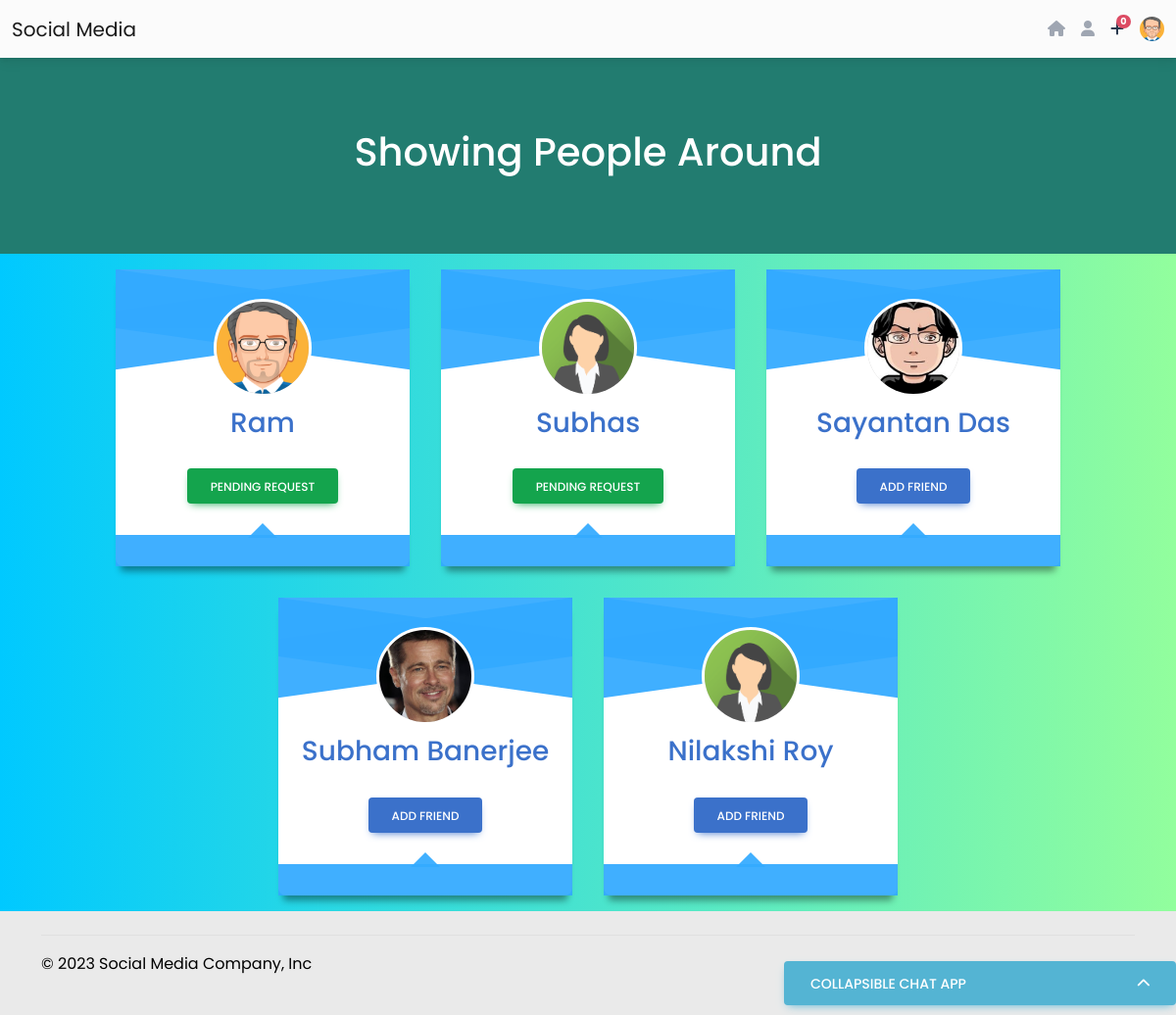
The app's page /people.php (signed in) with its own data.
### tables this page shows
CREATE TABLE `tb_registration` (
  `id` int(10) NOT NULL,
  `name` varchar(255) NOT NULL,
  `email` varchar(255) NOT NULL,
  `password` varchar(255) NOT NULL,
  `phone` varchar(255) NOT NULL,
  `address` varchar(255) NOT NULL,
  `gender` varchar(255) NOT NULL,
  `profile_image` text NOT NULL
);

### includes/db.php (called while the page is built, shortened)
<?php
function connect_database() {
  $servername = "localhost";
  $username = "root";
  $password = "";
  $database = "social_media_db";
  $conn = mysqli_connect($servername, $username, $password, $database);
  if (!$conn) {
    die("Connection failed: " . mysqli_connect_error());
  } else {
    return $conn;
  }
}

### includes/functions.php (called while the page is built, shortened)
<?php
function retrive_all_data()
{
    $query = "Select * from tb_registration";
    $result = connect_database()->query($query);
    $row = $result->fetch_all();
    return $row;
}
function retrive_all_request($reciever_id)
{
    $query = "Select * from tb_request where requested_to = '$reciever_id' and status='requested'";
    $result = connect_database()->query($query);
    $row = $result->fetch_all();
    return $row;
}
function check_if_already_added($people_id) {
    $current_user_id = $_COOKIE['login_auth'];
    $check_query = "SELECT * FROM tb_request WHERE requested_to='$people_id' AND added_by='$current_user_id'";
    if ($result = connect_database()->query($check_query)) {
        if ($result->num_rows > 0) {
            return true;
        } else {
            return false;
        }
    } else {
        return false;
    }
}
function all_added_users($user_id) {
    $already_added_user[] = $_COOKIE['login_auth'];
    $check_query = "SELECT requested_to FROM tb_request WHERE added_by='$user_id' AND status='accepted'";
    if ($result = connect_database()->query($check_query)) {
        $row_user = $result->fetch_all();
        if (count($row_user) > 0) {
            foreach ($row_user as $key => $value) {
              $already_added_user[] = $value[0];
            }
        }
        $check_query_2 = "SELECT added_by FROM tb_request WHERE requested_to='$user_id' AND status='accepted'";
        if ($result = connect_database()->query($check_query_2)) {
            $row_user = $result->fetch_all();
            if (count($row_user) > 0) {
                foreach ($row_user as $key => $value) {
                  $already_added_user[] = $value[0];
                }
            }
        }
        $already_added_user = array_unique($already_added_user);
        return $already_added_user;
    } else {
        return false;
    }
}

### people.php (the view, shortened to what this page needs)
<?php
include ROOT_DIR . '/social-media/includes/db.php';
include ROOT_DIR . '/social-media/includes/functions.php';
?>
<?php include('includes/header.php'); ?>
<div class="row">
  <div class="">
    <div class="blue-header d-flex flex-column justify-content-center">
      <h1 class="text-center">Showing People Around</h1>
    </div>
  </div>
</div>
<div class="gradient">
  <div class="container">
    <div class="row">
      <div class="col-lg-12">
        <div class="d-flex flex-wrap justify-content-center">
          <?php
          $all_data = retrive_all_data();
          $already_added_user = all_added_users($_COOKIE['login_auth']);
          foreach ($all_data as $key => $value) {
            $user_id = $value[0];
            if (!in_array($user_id, $already_added_user)) {
          ?>
              <div class="card card-one m-3">
                <div class="header">
                  <div class="avatar">
                    <img src="uploads/<?= $value[7]; ?>" alt="user" class="profile-photo-lg">
                  </div>
                </div>
                <h3><a href="#" class="profile-link">
                    <?= $value[1]; ?>
                  </a></h3>
                <div class="desc">
                  <?php if (!check_if_already_added($value[0])) { ?>
                    <button class="btn btn-primary pull-right add_friend_btn" data-id="<?= $value[0]; ?>">Add Friend</button>
                  <?php } else { ?>
                    <button class="btn btn-success pull-right add_friend_btn" data-id="<?= $value[0]; ?>">Pending
                      Request</button>
                  <?php } ?>
                </div>
                <div class="footer"></div>
              </div>
          <?php
            }
          }
          ?>
        </div>
      </div>
    </div>
  </div>
</div>
<?php include('includes/footer.php'); ?>

### includes/header.php (shortened to what this page needs)
<?php
if (isset($_COOKIE['login_auth'])) {
  $id = $_COOKIE["login_auth"];
  $query = "Select * from tb_registration where id='$id'";
  $result = connect_database()->query($query);
  $row = $result->fetch_assoc();
  $profile_image = $row['profile_image'];
  $profile_name = $row['name'];
}
?>
<!doctype html>
<html lang="en">
<head>
  <link href="https://cdnjs.cloudflare.com/ajax/libs/font-awesome/6.0.0/css/all.min.css" rel="stylesheet" />
  <link href="https://cdnjs.cloudflare.com/ajax/libs/mdb-ui-kit/6.0.1/mdb.min.css" rel="stylesheet" />
  <link rel="stylesheet" href="assets/css/style.css" />
</head>
<body>
  <header>
    <nav class="navbar navbar-expand-lg navbar-light bg-light">
      <div class="container-fluid">
        <div class="collapse navbar-collapse" id="navbarSupportedContent">
          <a class="navbar-brand mt-2 mt-lg-0" href="https://pws-translate.dvlpsite.com/social-media/">
            Social Media
          </a>
        </div>
        <?php if (isset($_COOKIE['login_auth'])) { ?>
          <div class="d-flex align-items-center">
            <a class="link-secondary me-3" href="index.php"><i class="fas fa-home"></i></a>
            <a class="link-secondary me-3" href="people.php"><i class="fas fa-user"></i></a>
            <div class="dropdown">
              <a class="text-reset me-3 dropdown-toggle hidden-arrow" href="#" id="navbarDropdownMenuLink" role="button" data-mdb-toggle="dropdown" aria-expanded="false">
                <i class="fa-solid fa-plus"></i>
                <?php $all_data = retrive_all_request($id); ?>
                <span class="badge rounded-pill badge-notification bg-danger">
                  <?= count($all_data) ?>
                </span>
              </a>
            </div>
            <div class="dropdown">
              <a class="dropdown-toggle d-flex align-items-center hidden-arrow" href="#" id="navbarDropdownMenuAvatar" role="button" data-mdb-toggle="dropdown" aria-expanded="false">
                <img src="uploads/<?= $profile_image ?>" class="rounded-circle header-profile-image" height="25" alt="<?= $profile_name; ?>" loading="lazy" />
              </a>
            </div>
          </div>
        <?php } ?>
      </div>
    </nav>
  </header>

### assets/css/style.css (style rules this page uses)
.row { --mdb-gutter-x: 0 rem; }
body { font-family: "Poppins", sans-serif; font-weight: 400; }
.gradient { background: linear-gradient(90deg, #00c9ff 0%, #92fe9d 100%); }
.blue-header { background-color: rgb(34, 124, 112); height: 200px; color: white; }
body { background-color: #f0f6ff; color: #28384d; }
.card-one { position: relative; background: #fff; box-shadow: 0 10px 7px -5px rgba(0, 0, 0, 0.4); }
.card { margin-bottom: 35px; box-shadow: 0 10px 20px 0 rgba(26, 44, 57, 0.14); border: none; }
.card-one { position: relative; width: 300px; background: #fff; box-shadow: 0 10px 7px -5px rgba(0, 0, 0, 0.4); }
.card-one .header { position: relative; width: 100%; height: 60px; background-color: #3afe; }
.card-one .header::before, .card-one .header::after { content: ""; position: absolute; top: 0; bottom: 0; left: 0; right: 0; background: inherit; }
.card-one .header::before { -webkit-transform: skewY(-8deg); transform: skewY(-8deg); -webkit-transform-origin: 100% 100%; transform-origin: 100% 100%; }
.card-one .header::after { -webkit-transform: skewY(8deg); transform: skewY(8deg); -webkit-transform-origin: 0 100%; transform-origin: 0 100%; }
.card-one .header .avatar { position: absolute; left: 50%; top: 30px; margin-left: -50px; z-index: 5; width: 100px; height: 100px; border-radius: 50%; overflow: hidden; background: #ccc; border: 3px solid #fff; }
.card-one .header .avatar img { position: absolute; top: 50%; left: 50%; -webkit-transform: translate(-50%, -50%); transform: translate(-50%, -50%); width: 100px; height: auto; }
.card-one h3 { position: relative; margin: 80px 0 30px; text-align: center; }
.card-one .desc { padding: 0 1rem 2rem; text-align: center; line-height: 1.5; color: #777; }
.card-one .footer { position: relative; padding: 1rem; background-color: #3afe; text-align: center; }
.card-one .footer::before { content: ""; position: absolute; top: -27px; left: 50%; margin-left: -15px; border: 15px solid transparent; border-bottom-color: #3afe; }
.profile-link { text-transform: capitalize; }
body { background: #eaeaea; }

### records on screen
tb_registration: profile_image (picture)
tb_registration: profile_image (picture), name "Ram"
tb_registration: profile_image (picture), name "Subhas"
tb_registration: profile_image (picture), name "Sayantan Das"
tb_registration: profile_image (picture), name "Subham Banerjee"
tb_registration: profile_image (picture), name "Nilakshi Roy"

### other values on screen
count($all_data) "0"
